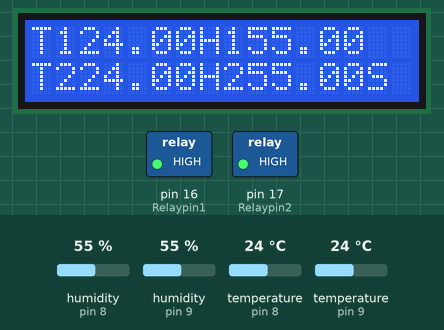
This sketch was run on a simulated Arduino Uno, built with avr-gcc and run on an emulated ATmega328P. Parts: 16×2 character LCD, switched loads named in the sketch (green lamp = pin HIGH). Inputs (shaded band) come from the test bench; at power-on: temperature (sensors on pin 9, pin 8) 24 °C, humidity (sensors on pin 8, pin 9) 55 %. The local clock reads 2024-03-15 10:24:30 at power-on unless the sketch sets it; storage starts empty; what the sketch prints to the serial monitor is not drawn.

Above: at 3.2 s.
3.3 s: temperature (sensor on pin 9) set to 10.5 °C
At 5.4 s:
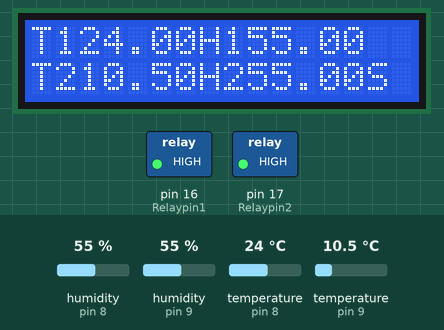
6.0 s: temperature (sensor on pin 9) set to 9.5 °C
At 6.6 s:
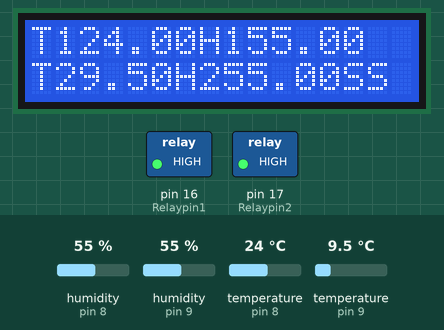
8.7 s: humidity (sensor on pin 8) set to 22 %
At 11.3 s:
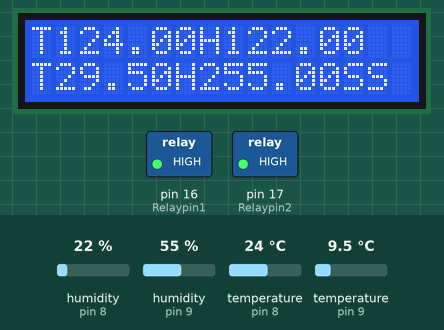
11.8 s: temperature (sensor on pin 8) set to 12 °C
At 13.7 s:
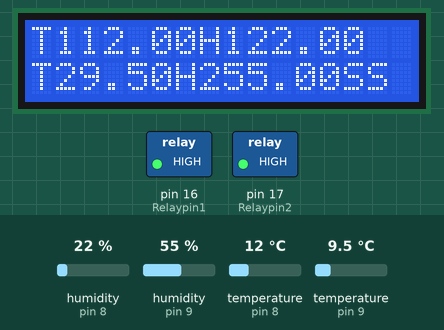
14.5 s: humidity (sensor on pin 9) set to 22 %
At 17.3 s:
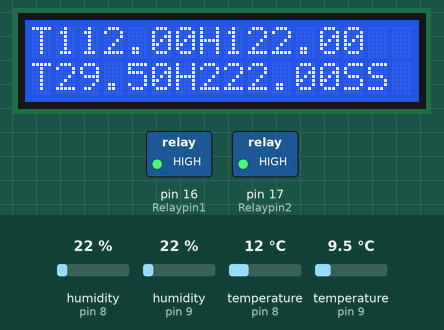
18.0 s: humidity (sensor on pin 8) set to 40 %
At 41.3 s:
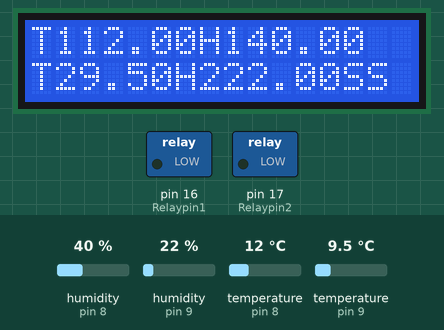
Timing chart, 0 to 41.6 s (numbered marks = the images above; inputs shaded):
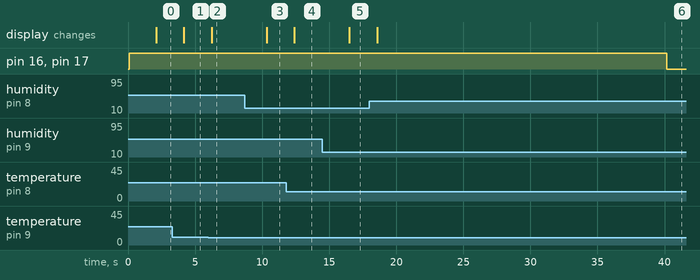

Measured:
- the behaviour switches between 10 and 9.9 °C on temperature (sensor on pin 9) (found by bisection; images 1 and 2)
- after the input at 3.3 s, the display: changes after 0.87 s (image 1)
- after the input at 6.0 s, the display: changes after 0.23 s (image 2)
- after the input at 8.7 s, the display: changes after 1.6 s (image 3)
- after the input at 11.8 s, the display: changes after 0.60 s (image 4)
- after the input at 14.5 s, the display: changes after 2.0 s (image 5)
- after the input at 18.0 s, the display: changes after 0.57 s (image 6)

The sketch:

Final_Germ.ino
```cpp
//Librerias
#include <SPI.h>
#include <SD.h>
#include <DHT.h>
#include <Wire.h>
#include <ds3231.h>
#include <LiquidCrystal.h>

//Sensores
#define DHTPIN1 8
#define DHTPIN2 9
#define DHTTYPE DHT22
DHT dht1(DHTPIN1, DHTTYPE);
DHT dht2(DHTPIN2, DHTTYPE);
float humidity[2];
float temperature[2];

//SD
File dataFile;

//Reloj
struct ts t;

//Relays
int Relaypin1= 16;
int Relaypin2= 17;
const int OnHour = 12; //hora para encender
const int OnMin = 10;
const int OffHour = 12; //hora para apagar
const int OffMin = 40;

//LCD
LiquidCrystal lcd(7, 6, 5, 4, 3, 2);

void setup(){
  Serial.begin(9600);
  while (!Serial)
    ; // wait for serial port to connect. Needed for native USB port only
  Serial.print("Initializing SD card...");
  if (!SD.begin()) {
    Serial.println("initialization failed!");
    while (1);
  }
  Serial.println("initialization done.");
  lcd.begin(16, 2);
  dht1.begin();
  dht2.begin();
  Wire.begin();
  DS3231_init(DS3231_CONTROL_INTCN);
  pinMode(Relaypin1, OUTPUT);
  pinMode(Relaypin2, OUTPUT);
  digitalWrite(Relaypin1, HIGH);
  digitalWrite(Relaypin2, HIGH);
  /*----------------------------------------------------------------------------
  Quitar los comentarios pra fijar nueva fecha y hora
  ----------------------------------------------------------------------------*/
  //t.hour=12;
  //t.min=30;
  //t.sec=0;
  //t.mday=25;
  //t.mon=12;
  //t.year=2019;
  //DS3231_set(t);

  delay(2000);
}
void loop(){
  temperature[0] = dht1.readTemperature();
  humidity[0] = dht1.readHumidity();
  temperature[1] = dht2.readTemperature();
  humidity[1] = dht2.readHumidity();
  for (int i = 0; i < 2; i++){
    Serial.print(temperature[i]);
    Serial.print("\t");
    Serial.print(humidity[i]);
    Serial.print("\t");
  }
  Serial.print("\n");
 //pantalla
  lcd.setCursor(0, 0);
  lcd.print("T1");
  lcd.print(temperature[0]);
  lcd.print("H1");
  lcd.print(humidity[0]);
  lcd.setCursor(0, 1);
  lcd.print("T2");
  lcd.print(temperature[1]);
  lcd.print("H2");
  lcd.print(humidity[1]);

  dataFile = SD.open("TempLog.txt", FILE_WRITE);
  if (dataFile) {
    for (int i = 0; i < 2; i++){
      dataFile.print(temperature[i]);
      dataFile.print(",");
      dataFile.print(humidity[i]);
      dataFile.print(",");
    }
    DS3231_get(&t);
    dataFile.print(t.hour);
    dataFile.print(",");
    dataFile.print(t.min);
    dataFile.print("\n");
    dataFile.close();
    lcd.print("S");
   }
  // Si no hay SD
  else{
    Serial.println("error opening DHT11Log.txt");
    lcd.print("N");
  }
 DS3231_get(&t);
  //if(t.hour == OnHour && t.sec == OnMin){
  if (t.sec==10){
    digitalWrite(Relaypin1,LOW);
    digitalWrite(Relaypin2,LOW);
  }
  //else if(t.hour == OffHour && t.sec == OffMin){
  else if(t.sec==40){
    digitalWrite(Relaypin1,HIGH);
    digitalWrite(Relaypin2,HIGH);
    }

  delay(1000);
}
```
